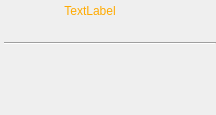
<?xml version="1.0" encoding="UTF-8"?>
<ui version="4.0">
 <class>m_Window</class>
 <widget class="QFrame" name="m_Window">
  <property name="geometry">
   <rect>
    <x>0</x>
    <y>0</y>
    <width>216</width>
    <height>115</height>
   </rect>
  </property>
  <property name="frameShape">
   <enum>QFrame::NoFrame</enum>
  </property>
  <property name="frameShadow">
   <enum>QFrame::Sunken</enum>
  </property>
  <layout class="QGridLayout" name="m_Grid">
   <property name="sizeConstraint">
    <enum>QLayout::SetDefaultConstraint</enum>
   </property>
   <property name="leftMargin">
    <number>0</number>
   </property>
   <property name="topMargin">
    <number>0</number>
   </property>
   <property name="rightMargin">
    <number>0</number>
   </property>
   <property name="bottomMargin">
    <number>4</number>
   </property>
   <property name="horizontalSpacing">
    <number>0</number>
   </property>
   <property name="verticalSpacing">
    <number>4</number>
   </property>
   <item row="3" column="0" colspan="3">
    <widget class="CSkinProgressWidget" name="m_CentralContainer" native="true">
     <property name="sizePolicy">
      <sizepolicy hsizetype="Expanding" vsizetype="Expanding">
       <horstretch>0</horstretch>
       <verstretch>0</verstretch>
      </sizepolicy>
     </property>
     <property name="progress" stdset="0">
      <number>1</number>
     </property>
    </widget>
   </item>
   <item row="1" column="0" colspan="3">
    <widget class="QWidget" name="m_TitleBar" native="true">
     <property name="styleSheet">
      <string notr="true">#m_TitleBar {/*INCLUDE_UI_windowtitlecolor.qss*/}</string>
     </property>
     <layout class="QGridLayout" name="m_Grid_2">
      <property name="leftMargin">
       <number>4</number>
      </property>
      <property name="topMargin">
       <number>4</number>
      </property>
      <property name="rightMargin">
       <number>0</number>
      </property>
      <property name="bottomMargin">
       <number>4</number>
      </property>
      <property name="horizontalSpacing">
       <number>40</number>
      </property>
      <property name="verticalSpacing">
       <number>8</number>
      </property>
      <item row="0" column="1">
       <widget class="CSkinOneLineText" name="m_WindowTitle">
        <property name="sizePolicy">
         <sizepolicy hsizetype="Expanding" vsizetype="Minimum">
          <horstretch>0</horstretch>
          <verstretch>0</verstretch>
         </sizepolicy>
        </property>
        <property name="palette">
         <palette>
          <active>
           <colorrole role="WindowText">
            <brush brushstyle="SolidPattern">
             <color alpha="255">
              <red>255</red>
              <green>170</green>
              <blue>0</blue>
             </color>
            </brush>
           </colorrole>
          </active>
          <inactive>
           <colorrole role="WindowText">
            <brush brushstyle="SolidPattern">
             <color alpha="255">
              <red>255</red>
              <green>170</green>
              <blue>0</blue>
             </color>
            </brush>
           </colorrole>
          </inactive>
          <disabled>
           <colorrole role="WindowText">
            <brush brushstyle="SolidPattern">
             <color alpha="255">
              <red>120</red>
              <green>120</green>
              <blue>120</blue>
             </color>
            </brush>
           </colorrole>
          </disabled>
         </palette>
        </property>
        <property name="text">
         <string>TextLabel</string>
        </property>
        <property name="alignment">
         <set>Qt::AlignCenter</set>
        </property>
       </widget>
      </item>
      <item row="0" column="2">
       /*INCLUDE_UI_closebutton.w*/
      </item>
      <item row="2" column="1" colspan="2">
       <widget class="Line" name="line">
        <property name="orientation">
         <enum>Qt::Horizontal</enum>
        </property>
       </widget>
      </item>
      <item row="1" column="1" colspan="2">
       <widget class="QWidget" name="m_ToolPlace" native="true">
        <property name="sizePolicy">
         <sizepolicy hsizetype="Expanding" vsizetype="Minimum">
          <horstretch>0</horstretch>
          <verstretch>0</verstretch>
         </sizepolicy>
        </property>
        <layout class="QHBoxLayout" name="horizontalLayout_2">
         <property name="spacing">
          <number>0</number>
         </property>
         <property name="leftMargin">
          <number>0</number>
         </property>
         <property name="topMargin">
          <number>4</number>
         </property>
         <property name="rightMargin">
          <number>0</number>
         </property>
         <property name="bottomMargin">
          <number>4</number>
         </property>
        </layout>
       </widget>
      </item>
     </layout>
    </widget>
   </item>
  </layout>
 </widget>
 <customwidgets>
  <customwidget>
   <class>CSkinProgressWidget</class>
   <extends>QWidget</extends>
   <header>skinprogresswidget.h</header>
   <container>1</container>
  </customwidget>
  <customwidget>
   <class>CSkinOneLineText</class>
   <extends>QLabel</extends>
   <header>skinonelinetext.h</header>
  </customwidget>
 </customwidgets>
 <resources/>
 <connections/>
</ui>
